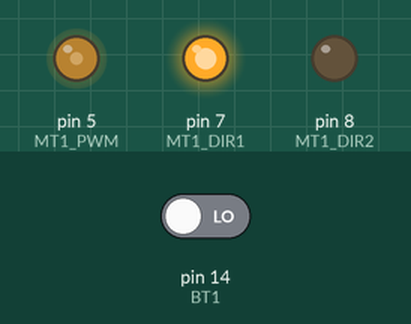
Recording of a sketch running on a simulated Arduino Uno, built with avr-gcc and run on an emulated ATmega328P. On the bench: output pins drawn as LEDs (lit = HIGH). The inputs (shaded band) are chosen by the test bench; at power-on: pin 14 (BT1) LOW.

Above: at 1.2 s.
1.3 s: pin 14 (BT1) driven HIGH
At 1.8 s:
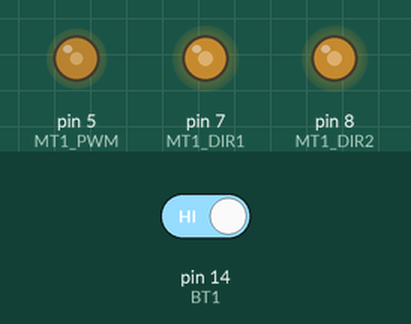
2.8 s: pin 14 (BT1) driven LOW
At 3.7 s:
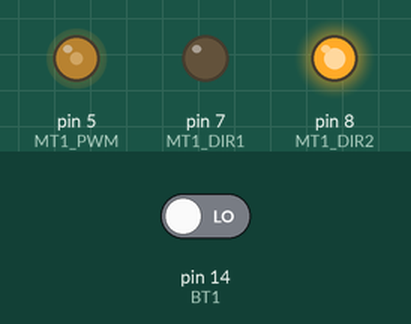
4.3 s: pin 14 (BT1) driven HIGH
At 5.3 s:
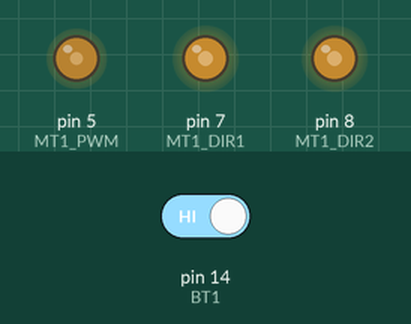
5.8 s: pin 14 (BT1) driven LOW
At 7.2 s:
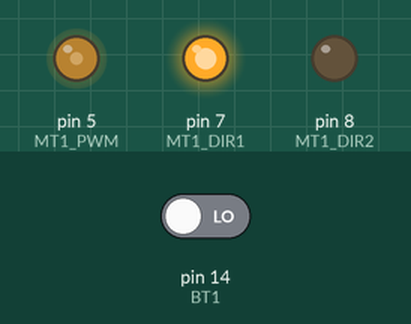
Timing chart, 0 to 8.3 s (numbered marks = the images above; inputs shaded):
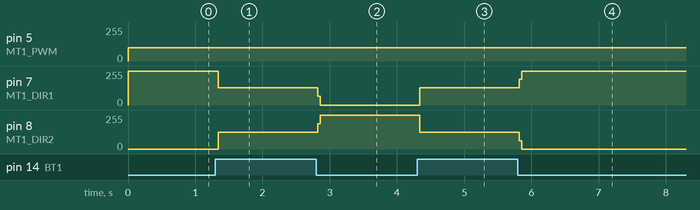

Measured:
- after the input at 1.3 s, pin 7 (MT1_DIR1): 255/255 → 129/255 at once; pin 8 (MT1_DIR2): 0/255 → 126/255 at once
- after the input at 2.8 s, pin 7 (MT1_DIR1): 129/255 → 0/255 at once; pin 8 (MT1_DIR2): 126/255 → 255/255 at once
- after the input at 4.3 s, pin 7 (MT1_DIR1): 0/255 → 129/255 at once; pin 8 (MT1_DIR2): 255/255 → 125/255 at once
- after the input at 5.8 s, pin 7 (MT1_DIR1): 129/255 → 255/255 at once; pin 8 (MT1_DIR2): 125/255 → 0/255 at once

The sketch:

BT_MT_DIR.ino
```cpp
#define LED1 3
#define LED2 4

#define BT1 14
#define BT2 15

#define MT1_PWM 5
#define MT1_DIR1 7
#define MT1_DIR2 8

#define MT2_PWM 6
#define MT2_DIR1 9
#define MT2_DIR2 10

int toggle = 0;
int spd = 100;


void forward(int move_spd)
{
  analogWrite(MT1_PWM, move_spd);
  digitalWrite(MT1_DIR1, LOW);
  digitalWrite(MT1_DIR2, HIGH);
}

void backward(int move_spd)
{
  analogWrite(MT1_PWM, move_spd);
  digitalWrite(MT1_DIR1, HIGH);
  digitalWrite(MT1_DIR2, LOW);
}

void setup() {
  // Set LED1 as OUTPUT pin.
  pinMode(MT1_PWM, OUTPUT);
  pinMode(MT1_DIR1, OUTPUT);
  pinMode(MT1_DIR2, OUTPUT);
  pinMode(BT1, INPUT);

}

void loop() {
  if(toggle == 1 && digitalRead(BT1))
    toggle = 0;

  else if(toggle == 0 && digitalRead(BT1))
    toggle = 1;

  if(toggle)
    forward(spd);

  else if(!toggle)
    backward(spd);

}
```
